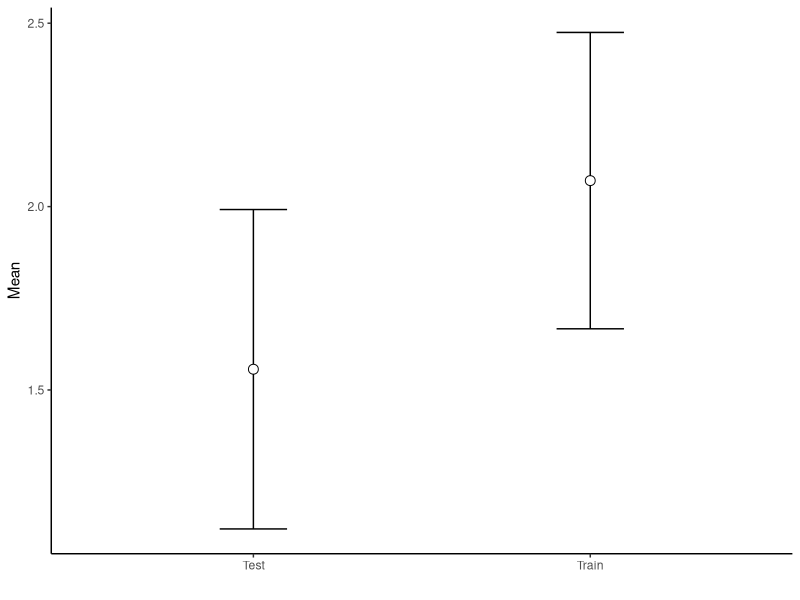
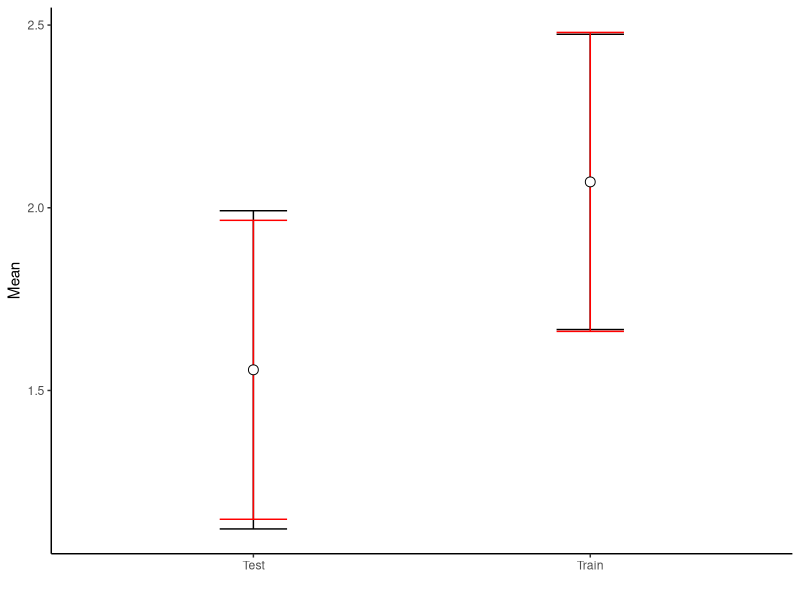

Write the R code that produced these figures, in order.
library(ggplot2)

# Read in the train and test CSV files
train_data <- read.csv("arena-train_LSTMresults.csv", header = TRUE, stringsAsFactors = FALSE)
test_data <- read.csv("arena_test_LSTMresults.csv")

# Extract the lists of 100 values from each file
train_values <- train_data[1, 1]
train_values <- strsplit(train_values, ",")[[1]]
train_values <- gsub("\\[|\\]", "", train_values)
train_values <- as.numeric(train_values)

test_values <- test_data[1, 1]
test_values <- strsplit(test_values, ",")[[1]]
test_values <- gsub("\\[|\\]", "", test_values)
test_values <- as.numeric(test_values)

# Calculate the mean and standard deviation of each list
train_mean <- mean(train_values)
test_mean <- mean(test_values)
train_sd <- sd(train_values)
test_sd <- sd(test_values)

ci <- t.test(train_values, conf.level = 0.95)$conf.int
ci <- t.test(test_values, conf.level = 0.95)$conf.int
print(ci)

# Create a data frame for plotting
plot_data <- data.frame(
  group = c("Train", "Test"),
  mean = c(train_mean, test_mean),
  ymin = c(train_mean - 1.96 * train_sd / sqrt(length(train_values)),
           test_mean - 1.96 * test_sd / sqrt(length(test_values))),
  ymax = c(train_mean + 1.96 * train_sd / sqrt(length(train_values)),
           test_mean + 1.96 * test_sd / sqrt(length(test_values)))
)

# Create the plot
ggplot(plot_data, aes(x = group, y = mean)) +
  geom_errorbar(aes(ymin = ymin, ymax = ymax), width = 0.2) +
  geom_point(size = 3, shape = 21, fill = "white") +
  geom_line(size = 1, linetype = "dashed") +
  labs(x = "", y = "Mean") +
  theme_classic()

# Add t-distribution intervals to the data frame
plot_data$ymin_t <- qt(0.025, df = length(train_values) - 1) * train_sd / sqrt(length(train_values))
plot_data$ymax_t <- qt(0.975, df = length(train_values) - 1) * train_sd / sqrt(length(train_values))

# Create the plot with t-distribution intervals
ggplot(plot_data, aes(x = group, y = mean)) +
  geom_errorbar(aes(ymin = ymin, ymax = ymax), width = 0.2) +
  geom_errorbar(aes(ymin = mean + ymin_t, ymax = mean + ymax_t), width = 0.2, color = "red") +
  geom_point(size = 3, shape = 21, fill = "white") +
  geom_line(size = 1, linetype = "dashed") +
  labs(x = "", y = "Mean") +
  theme_classic()

welch_ttest <- t.test(train_values, test_values, var.equal = FALSE)
welch_ci <- welch_ttest$conf.int
welch_pvalue <- welch_ttest$p.value
print(welch_ci)
print(welch_pvalue)
